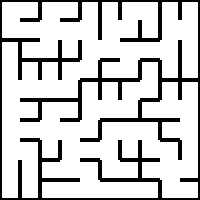
#> input picture testMazes/maze06.jpg, 200 x 200 px
$ python script.py   (Python 2 division)
#> lines starting #> are read from the running program, lines starting #| are printed output that depends on the picture; after the words box and inside, x2 and y2 are one past the last pixel; in counts of white or black regions, pixels touching at a corner belong together
## Importing necessary packages.
import numpy as np
import cv2

## The readImage function takes a file path as argument and returns image in binary form.
def readImage(filePath):

#> called with filePath = 'testMazes/maze06.jpg'
    img = cv2.imread(filePath)
#> img is the input picture: shape (200, 200, 3); min 0, max 255, mean 205.8
    gray = cv2.cvtColor(img, cv2.COLOR_BGR2GRAY)
    ret,binaryImage = cv2.threshold(gray,200,255,0)
#> binaryImage: shape (200, 200); 80.7% white; 1 black region, box (x1, y1, x2, y2) and area: (0, 0, 200, 200) 7708
##    cv2.imshow('Binary Image',binaryImage)
    return binaryImage

## The findNeighbours function takes a maze image and row and column coordinates of a cell as input arguments
## and returns a stack consisting of all the neighbours of the cell as output.

def findNeighbours(img,row,column):
    neighbours = []
    h,w = img.shape
    i=(len(img)/20)
    sImg = img[row*(h/i) : (row*(h/i))+(h/i) , column*(w/i) :(column*(w/i))+(w/i)]
## coordinates to check open sides of the cell in all directions(north,south,east,west)
    ny=0
    nx=10
    ey= 10
    ex=19
    sy=19
    sx=10
    wy=10
    wx=0

    if(sImg[ny,nx] !=0):
        ##print "north"
        temp=(row-1,column)
        neighbours.append(temp)

    if(sImg[ey,ex] !=0):
        ##print "east"
        temp=(row,column+1)
        neighbours.append(temp)

    if(sImg[sy,sx] !=0):
        ##print "south"
        temp=(row+1,column)
        neighbours.append(temp)

    if(sImg[wy,wx] !=0):
        ##print "west"
        temp=(row,column-1)
        neighbours.append(temp)
    return neighbours

##  colourCell function takes 4 arguments:-
##            img - input image
##            row - row coordinates of cell to be coloured
##            column - column coordinates of cell to be coloured
##            colourVal - the intensity of the colour.
##  colourCell basically highlights the given cell by painting it with the given colourVal.This function returns the image
##  with the painted cell.
def colourCell(img,row,column,colourVal):
    h,w = img.shape
    i=(len(img)/20)
    ret,thresh1 = cv2.threshold(img[row*(h/i):(row*(h/i))+h/i,column*(w/i) :(column*(w/i))+w/i ],0,colourVal,cv2.THRESH_BINARY)
    img[row*(h/i):(row*(h/i))+h/i,column*(w/i) :(column*(w/i))+w/i ]=thresh1
    return img

##  Main function takes the filepath of image as input.
def main(filePath):
    img = readImage(filePath)
    coords = [(0,0),(9,9),(3,2),(4,7),(8,6)]
    string = ""
    for coordinate in coords:
        img = colourCell(img, coordinate[0], coordinate[1], 150)
        neighbours = findNeighbours(img, coordinate[0], coordinate[1])
        print neighbours
        string = string + str(neighbours) + "\n"
        for k in neighbours:
            img = colourCell(img, k[0], k[1], 230)
#> this loop made 5 passes
#> neighbours on passes 1 to 5: [(0, 1), (1, 0)], [(9, 8)], [(4, 2)], [(3, 7), (4, 6)], [(8, 5)]
#| [(0, 1), (1, 0)]
#| [(9, 8)]
#| [(4, 2)]
#| [(3, 7), (4, 6)]
#| [(8, 5)]
#> pass 1, in colourCell, `ret,thresh1 = cv2.threshold(img[row*(h/i):(row*(h/i))+h/i,column*(w/i)..`:
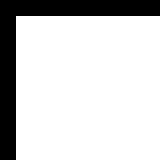
#> thresh1: shape (20, 20) (shown 8 times larger); values 0 (black) and 150 (white), 81% white; 1 black region, box (x1, y1, x2, y2) and area: (0, 0, 20, 20) 76
#> pass 1, in main, `img = colourCell(img, coordinate[0], coordinate[1], 150)`:
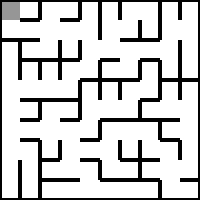
#> img: shape (200, 200); min 0, max 255, mean 205
#> pass 1, in colourCell (call 2), `ret,thresh1 = cv2.threshold(img[row*(h/i):(row*(h/i))+h/i,column*(w/i)..`:
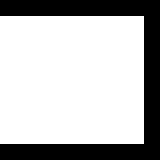
#> thresh1: shape (20, 20) (shown 8 times larger); values 0 (black) and 230 (white), 72% white; 1 black region, box (x1, y1, x2, y2) and area: (0, 0, 20, 20) 112
#> pass 1, in colourCell (call 3), `ret,thresh1 = cv2.threshold(img[row*(h/i):(row*(h/i))+h/i,column*(w/i)..`:
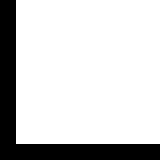
#> thresh1: shape (20, 20) (shown 8 times larger); values 0 (black) and 230 (white), 81% white; 1 black region, box (x1, y1, x2, y2) and area: (0, 0, 20, 20) 76
#> after the loop:
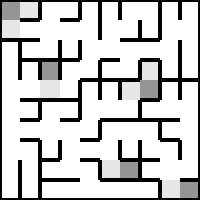
#> img: shape (200, 200); 8.55% of pixels changed, all inside (x1, y1, x2, y2) = (2, 2, 198, 198)
    if __name__ == '__main__':
        return img
    else:
        return string + "\t"

## Specify filepath of image here. The main function is called in this section.
if __name__ == '__main__':
    filePath = 'testMazes/maze06.jpg'
    img = main(filePath)
    cv2.imshow('canvas', img)
    cv2.waitKey(0)
    cv2.destroyAllWindows()

$ run again, with testMazes/maze00.jpg copied over testMazes/maze06.jpg
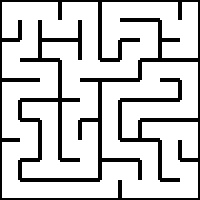
#> input picture testMazes/maze00.jpg, 200 x 200 px
#> in readImage, img is the input picture: shape (200, 200, 3); min 0, max 255, mean 205.3
#> binaryImage: shape (200, 200); 80.5% white; 1 black region, box (x1, y1, x2, y2) and area: (0, 0, 200, 200) 7792
#> the loop in main, `for coordinate in coords:` made 5 passes
#> neighbours on passes 1 to 5: [(0, 1), (1, 0)], [(8, 9), (9, 8)], [(4, 2), (3, 1)], [(3, 7), (4, 8), (4, 6)], [(9, 6), (8, 5)]
#> (printed output is left out)
#> pass 1, in colourCell (call 2), `ret,thresh1 = cv2.threshold(img[row*(h/i):(row*(h/i))+h/i,column*(w/i)..`:
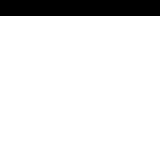
#> thresh1: shape (20, 20) (shown 8 times larger); values 0 (black) and 230 (white), 90% white; 1 black region, box (x1, y1, x2, y2) and area: (0, 0, 20, 2) 40
#> after the loop in main, `for coordinate in coords:`:
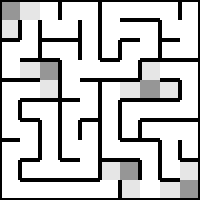
#> img: shape (200, 200); min 0, max 255, mean 198.8

$ run again, with testMazes/maze01.jpg copied over testMazes/maze06.jpg
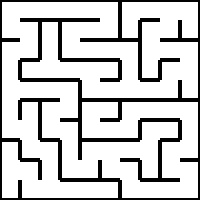
#> input picture testMazes/maze01.jpg, 200 x 200 px
#> in readImage, img is the input picture: shape (200, 200, 3); min 0, max 255, mean 205.3
#> binaryImage: shape (200, 200); 80.5% white; 1 black region, box (x1, y1, x2, y2) and area: (0, 0, 200, 200) 7788
#> the loop in main, `for coordinate in coords:` made 5 passes
#> neighbours on passes 1 to 5: [(0, 1), (1, 0)], [(8, 9), (9, 8)], [(2, 2), (3, 3), (3, 1)], [(4, 8), (4, 6)], [(9, 6), (8, 5)]
#> (printed output is left out)
#> pass 1, in colourCell (call 2), `ret,thresh1 = cv2.threshold(img[row*(h/i):(row*(h/i))+h/i,column*(w/i)..`:
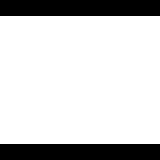
#> thresh1: shape (20, 20) (shown 8 times larger); values 0 (black) and 230 (white), 80% white; 2 black regions, box (x1, y1, x2, y2) and area: (0, 0, 20, 2) 40, (0, 18, 20, 20) 40
#> after the loop in main, `for coordinate in coords:`:
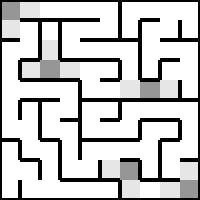
#> img: shape (200, 200); min 0, max 255, mean 198.8

$ run again, with testMazes/maze02.jpg copied over testMazes/maze06.jpg
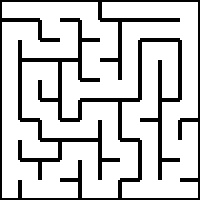
#> input picture testMazes/maze02.jpg, 200 x 200 px
#> in readImage, img is the input picture: shape (200, 200, 3); min 0, max 255, mean 205.3
#> binaryImage: shape (200, 200); 80.5% white; 1 black region, box (x1, y1, x2, y2) and area: (0, 0, 200, 200) 7788
#> the loop in main, `for coordinate in coords:` made 5 passes
#> neighbours on passes 1 to 5: [(0, 1)], [(9, 8)], [(4, 2), (3, 1)], [(3, 7), (5, 7)], [(7, 6), (8, 5)]
#> (printed output is left out)
#> pass 1, in colourCell (call 2), `ret,thresh1 = cv2.threshold(img[row*(h/i):(row*(h/i))+h/i,column*(w/i)..`:
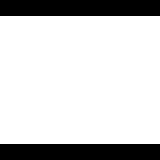
#> thresh1: shape (20, 20) (shown 8 times larger); values 0 (black) and 230 (white), 80% white; 2 black regions, box (x1, y1, x2, y2) and area: (0, 0, 20, 2) 40, (0, 18, 20, 20) 40
#> after the loop in main, `for coordinate in coords:`:
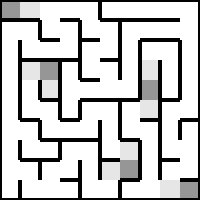
#> img: shape (200, 200); min 0, max 255, mean 199.7
